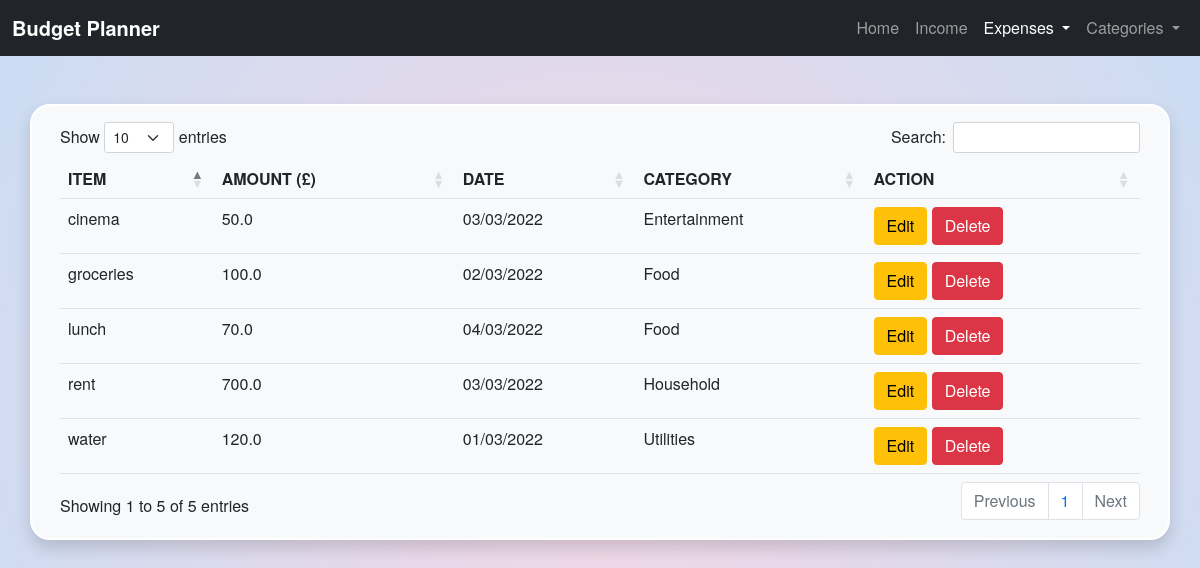
Screenshot of /view_expenses with the database file from the repository.
### application/models.py (models this page shows, shortened)
class Expenses(db.Model):
    id = db.Column(db.Integer, primary_key = True)
    name = db.Column(db.String(100), nullable = False)
    amount = db.Column(db.Float, nullable = False)
    date = db.Column(db.Date, nullable = False, default = date.today)
    categories_id = db.Column(db.Integer, db.ForeignKey('categories.id'), nullable = False)

class Categories(db.Model):
    id = db.Column(db.Integer, primary_key = True)
    name = db.Column(db.String(50), unique = True, nullable = False)
    date = db.Column(db.Date, nullable = False, default = date.today)
    items = db.relationship('Expenses', backref = 'category')

### application/routes.py (the view)
@app.route('/view_expenses', methods=['POST', 'GET'])
def view_expenses():
    all_expenses = Expenses.query.all()
    return render_template('view_expenses.html', title="View expenses", all_expenses=all_expenses)

### application/templates/view_expenses.html (shortened to what this page needs)
{% extends 'layout.html' %}
{% block body_content %}
<div class="container"><br>
  <div class="row align-items-center justify-content-center">
    <div class="card shadow bg-light" id="corners-all">
      <div class="card-body">
        <table id="all_expenses_table" class="table">
            <thead>
              <tr>
                  <th>ITEM</th>
                  <th>AMOUNT (£)</th>
                  <th>DATE</th>
                  <th>CATEGORY</th>
                  <th>ACTION</th>
              </tr>
            </thead>
            <tbody>
              {% for expense in all_expenses %}
                <tr>
                    <td>{{ expense.name }}</td>
                    <td>{{ expense.amount }}</td>
                    <td>{{ expense.date.strftime("%d/%m/%Y") }}</td>
                    <td>{{ expense.category.name }}</td>
                    <td><div class="d-grid gap-2 d-md-block">
                        <a type="button" class="btn btn-warning" href="{{ url_for("edit_expense", id=expense.id) }}">Edit</a>
                        <a type="button" class="btn btn-danger" data-bs-toggle="modal" data-bs-target="#deleteModal">Delete</a>
                        </div>
                    </td>
                </tr>
              {% endfor %}
            </tbody>
          </table>
        </div>
      </div>
  </div>
</div>
{% endblock body_content %}

### application/static/css/style.css (style rules this page uses)
body { background: rgb(238,174,202); background: radial-gradient(circle, rgba(238,174,202,0.5) 0%, rgba(148,187,233,0.5) 100%); font-family: "Helvetica Neue", Helvetica, Arial, sans-serif; }
#corners-all { border-radius: 20px; border: 2px solid #fff; }

### rows the page displays
Expenses: name "rent", amount "700.0", date "03/03/2022", category.name "Household"
Expenses: name "cinema", amount "50.0", date "03/03/2022", category.name "Entertainment"
Expenses: name "groceries", amount "100.0", date "02/03/2022", category.name "Food"
Expenses: name "water", amount "120.0", date "01/03/2022", category.name "Utilities"
Expenses: name "lunch", amount "70.0", date "04/03/2022", category.name "Food"
